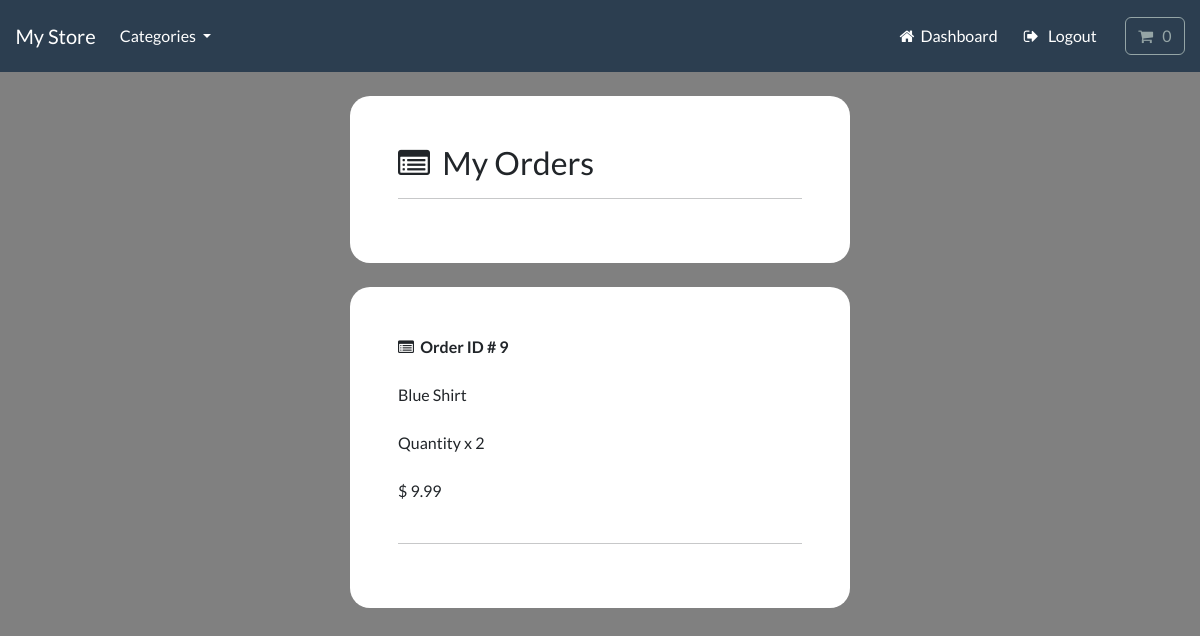
The page /account/track-orders (signed in) on the database its author committed.
### payment/models.py (models this page shows, shortened)
class OrderItem(models.Model):
    order = models.ForeignKey(Order, on_delete=models.CASCADE, null=True)
    product = models.ForeignKey(Product, on_delete=models.CASCADE, null=True)
    quantity = models.PositiveBigIntegerField(default=1)
    price = models.DecimalField(max_digits=8, decimal_places=2)
    user = models.ForeignKey(User, on_delete=models.CASCADE, null=True, blank=True)

### store/models.py (models this page shows, shortened)
class Product(models.Model):
    category =  models.ForeignKey(Category, related_name='product', on_delete=models.CASCADE, null=True)
    title = models.CharField(max_length=250)
    brand = models.CharField(max_length=250, default='un-branded')
    description = models.TextField(blank=True)
    slug = models.SlugField(max_length=255)
    price = models.DecimalField(max_digits=4, decimal_places=2)
    image = models.ImageField(upload_to='images/')
    class Meta:
        verbose_name_plural = 'products'
    def __str__(self):
        return self.title

### account/views.py (the view)
# urls.py: path('track-orders', views.track_orders, name='track-orders'),
@login_required(login_url='my-login')
def track_orders(request):
    try:
        orders = OrderItem.objects.filter(user=request.user)
        context = {'orders': orders}
        return render(request, 'account/track-orders.html', context=context)
    except:
        return render(request, 'account/track-orders.html')

### cart/cart.py (called while the page is built)
    def __len__(self):
        return sum(item['qty'] for item in self.cart.values())

### cart/context_processors.py (called while the page is built)
def cart(request):
    return {'cart': Cart(request)}

### store/models.py (called while the page is built)
    def get_absolute_url(self):
        return reverse('list-category', args=[self.slug])

### store/views.py (called while the page is built)
def categories(request):
    all_categories = Category.objects.all()
    return {'all_categories': all_categories}

### account/templates/account/track-orders.html (shortened to what this page needs)
{% include "store/base.html" %}
{% load static %}
{% load crispy_forms_tags %}
{% block content %}
    <div class="container bg-white shadow-md p-5 form-layout">
            <h3> <i class="fa fa-list-alt" aria-hidden="true"></i> &nbsp;My Orders </h3>
            <hr>
    </div>
    <div class="container bg-white shadow-md p-5 form-layout">
        {% for order in orders %}
        <strong><i class="fa fa-list-alt" aria-hidden="true"></i> &nbsp;Order ID # {{order.id}} </strong>
        <br> <br>
        {{order.product}}
        <br> <br>
        Quantity x {{order.quantity}}
        <br><br>
        $ {{order.price}}
        <br><br>
        <hr>
        {% endfor %}
    </div>
{% endblock %}

### static/css/styles.css (style rules this page uses)
.form-layout { border-radius: 20px; width: 500px; }

### account/templates/account/track-orders.html (style rules this page uses)
body { background-color: gray; }

### rows shown on the page
OrderItem: id "9", product "Blue Shirt", quantity "2", price "9.99"
